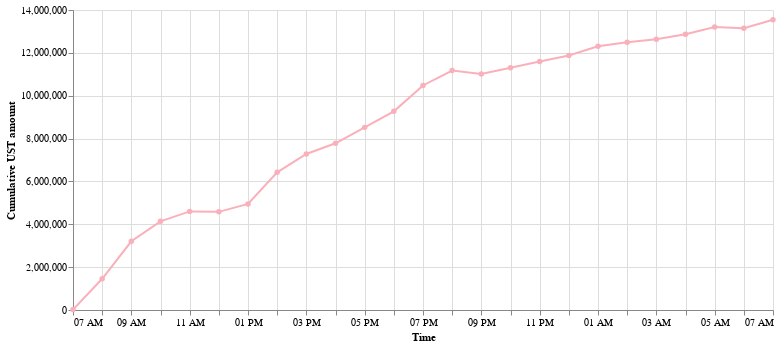

Notebook code cell kept with this figure:
### Code cell
alt.Chart(hourly_stats_df.rename(columns=cols_dict)).mark_line(point=True).encode(
    x=alt.X(cols_dict['HR']+':T', sort=alt.EncodingSortField(order='ascending')),
    y=cols_dict['cumsum_ust'],
    tooltip=[cols_dict['HR']+':T',cols_dict['cumsum_ust']]
).configure_mark(
    color='#fab0ba'
).properties(width=700).configure_axisX(
    labelAngle=0
).configure_view(strokeOpacity=0)

### Figure 1 — Vega-Lite specification as saved in the notebook (floating-point values rounded to 4 significant figures)
{"config": {"view": {"continuousWidth": 400, "continuousHeight": 300, "strokeOpacity": 0}, "axisX": {"labelAngle": 0}, "mark": {"color": "#fab0ba"}}, "data": {"name": "data-56d42e5d77b672118c02ed8f943177b2"}, "mark": {"type": "line", "point": true}, "encoding": {"tooltip": [{"field": "Time", "type": "temporal"}, {"field": "Cumulative UST amount", "type": "quantitative"}], "x": {"field": "Time", "sort": {"order": "ascending"}, "type": "temporal"}, "y": {"field": "Cumulative UST amount", "type": "quantitative"}}, "width": 700, "$schema": "https://vega.github.io/schema/vega-lite/v4.17.0.json", "datasets": {"data-56d42e5d77b672118c02ed8f943177b2": [{"Amount deposited": 232800.0, "DEPOSIT_TX": 148, "N° of depositing users": 140, "Time": "12/22  02:00", "Net amount deposited": 187300.0, "N° of txs": 156, "N° of users": 148, "Withdrawn amount": 45500.0, "WITH_TX": 8, "N° of withdrawing users": 8, "cumsum": 12500000.0, "Cumulative UST amount": 12500000.0}, {"Amount deposited": 1443000.0, "DEPOSIT_TX": 615, "N° of depositing users": 547, "Time": "12/21  08:00", "Net amount deposited": 1437000.0, "N° of txs": 632, "N° of users": 563, "Withdrawn amount": 5456.0, "WITH_TX": 17, "N° of withdrawing users": 16, "cumsum": 1456000.0, "Cumulative UST amount": 1456000.0}, {"Amount deposited": 1250000.0, "DEPOSIT_TX": 295, "N° of depositing users": 278, "Time": "12/21  19:00", "Net amount deposited": 1206000.0, "N° of txs": 305, "N° of users": 288, "Withdrawn amount": 44120.0, "WITH_TX": 10, "N° of withdrawing users": 10, "cumsum": 10480000.0, "Cumulative UST amount": 10480000.0}, {"Amount deposited": 432400.0, "DEPOSIT_TX": 141, "N° of depositing users": 129, "Time": "12/22  01:00", "Net amount deposited": 432000.0, "N° of txs": 143, "N° of users": 131, "Withdrawn amount": 333.0, "WITH_TX": 2, "N° of withdrawing users": 2, "cumsum": 12310000.0, "Cumulative UST amount": 12310000.0}, {"Amount deposited": 303000.0, "DEPOSIT_TX": 176, "N° of depositing users": 165, "Time": "12/21  22:00", "Net amount deposited": 289700.0, "N° of txs": 180, "N° of users": 169, "Withdrawn amount": 13260.0, "WITH_TX": 4, "N° of withdrawing users": 4, "cumsum": 11300000.0, "Cumulative UST amount": 11300000.0}, {"Amount deposited": 379600.0, "DEPOSIT_TX": 119, "N° of depositing users": 106, "Time": "12/22  05:00", "Net amount deposited": 335500.0, "N° of txs": 124, "N° of users": 111, "Withdrawn amount": 44090.0, "WITH_TX": 5, "N° of withdrawing users": 5, "cumsum": 13210000.0, "Cumulative UST amount": 13210000.0}, {"Amount deposited": 19250.0, "DEPOSIT_TX": 5, "N° of depositing users": 5, "Time": "12/21  07:00", "Net amount deposited": 19250.0, "N° of txs": 5, "N° of users": 5, "Withdrawn amount": 0.0, "WITH_TX": 0, "N° of withdrawing users": 0, "cumsum": 19250.0, "Cumulative UST amount": 19250.0}, {"Amount deposited": 891600.0, "DEPOSIT_TX": 426, "N° of depositing users": 397, "Time": "12/21  15:00", "Net amount deposited": 855800.0, "N° of txs": 439, "N° of users": 410, "Withdrawn amount": 35800.0, "WITH_TX": 13, "N° of withdrawing users": 13, "cumsum": 7280000.0, "Cumulative UST amount": 7280000.0}, {"Amount deposited": 249300.0, "DEPOSIT_TX": 119, "N° of depositing users": 109, "Time": "12/22  04:00", "Net amount deposited": 235300.0, "N° of txs": 122, "N° of users": 112, "Withdrawn amount": 14010.0, "WITH_TX": 3, "N° of withdrawing users": 3, "cumsum": 12870000.0, "Cumulative UST amount": 12870000.0}, {"Amount deposited": 1094000.0, "DEPOSIT_TX": 481, "N° of depositing users": 455, "Time": "12/21  10:00", "Net amount deposited": 929800.0, "N° of txs": 492, "N° of users": 465, "Withdrawn amount": 163700.0, "WITH_TX": 11, "N° of withdrawing users": 10, "cumsum": 4137000.0, "Cumulative UST amount": 4137000.0}, {"Amount deposited": 398000.0, "DEPOSIT_TX": 128, "N° of depositing users": 123, "Time": "12/22  07:00", "Net amount deposited": 392000.0, "N° of txs": 134, "N° of users": 128, "Withdrawn amount": 5976.0, "WITH_TX": 6, "N° of withdrawing users": 5, "cumsum": 13540000.0, "Cumulative UST amount": 13540000.0}, {"Amount deposited": 1763000.0, "DEPOSIT_TX": 585, "N° of depositing users": 518, "Time": "12/21  09:00", "Net amount deposited": 1751000.0, "N° of txs": 596, "N° of users": 529, "Withdrawn amount": 12590.0, "WITH_TX": 11, "N° of withdrawing users": 11, "cumsum": 3207000.0, "Cumulative UST amount": 3207000.0}, {"Amount deposited": 413800.0, "DEPOSIT_TX": 363, "N° of depositing users": 343, "Time": "12/21  12:00", "Net amount deposited": -21800.0, "N° of txs": 371, "N° of users": 351, "Withdrawn amount": 435600.0, "WITH_TX": 8, "N° of withdrawing users": 8, "cumsum": 4580000.0, "Cumulative UST amount": 4580000.0}, {"Amount deposited": 474000.0, "DEPOSIT_TX": 383, "N° of depositing users": 356, "Time": "12/21  11:00", "Net amount deposited": 465400.0, "N° of txs": 393, "N° of users": 366, "Withdrawn amount": 8592.0, "WITH_TX": 10, "N° of withdrawing users": 10, "cumsum": 4602000.0, "Cumulative UST amount": 4602000.0}, {"Amount deposited": 703700.0, "DEPOSIT_TX": 252, "N° of depositing users": 239, "Time": "12/21  20:00", "Net amount deposited": 696500.0, "N° of txs": 260, "N° of users": 247, "Withdrawn amount": 7110.0, "WITH_TX": 8, "N° of withdrawing users": 8, "cumsum": 11170000.0, "Cumulative UST amount": 11170000.0}, {"Amount deposited": 747500.0, "DEPOSIT_TX": 347, "N° of depositing users": 329, "Time": "12/21  17:00", "Net amount deposited": 742600.0, "N° of txs": 353, "N° of users": 335, "Withdrawn amount": 4889.0, "WITH_TX": 6, "N° of withdrawing users": 6, "cumsum": 8523000.0, "Cumulative UST amount": 8523000.0}, {"Amount deposited": 252300.0, "DEPOSIT_TX": 127, "N° of depositing users": 114, "Time": "12/22  06:00", "Net amount deposited": -58030.0, "N° of txs": 141, "N° of users": 128, "Withdrawn amount": 310300.0, "WITH_TX": 14, "N° of withdrawing users": 14, "cumsum": 13150000.0, "Cumulative UST amount": 13150000.0}, {"Amount deposited": 306800.0, "DEPOSIT_TX": 181, "N° of depositing users": 168, "Time": "12/21  23:00", "Net amount deposited": 297100.0, "N° of txs": 185, "N° of users": 172, "Withdrawn amount": 9689.0, "WITH_TX": 4, "N° of withdrawing users": 4, "cumsum": 11600000.0, "Cumulative UST amount": 11600000.0}, {"Amount deposited": 281000.0, "DEPOSIT_TX": 172, "N° of depositing users": 156, "Time": "12/22  00:00", "Net amount deposited": 279100.0, "N° of txs": 179, "N° of users": 163, "Withdrawn amount": 1945.0, "WITH_TX": 7, "N° of withdrawing users": 7, "cumsum": 11880000.0, "Cumulative UST amount": 11880000.0}, {"Amount deposited": 507100.0, "DEPOSIT_TX": 394, "N° of depositing users": 363, "Time": "12/21  16:00", "Net amount deposited": 499800.0, "N° of txs": 399, "N° of users": 368, "Withdrawn amount": 7300.0, "WITH_TX": 5, "N° of withdrawing users": 5, "cumsum": 7780000.0, "Cumulative UST amount": 7780000.0}, {"Amount deposited": 794300.0, "DEPOSIT_TX": 328, "N° of depositing users": 309, "Time": "12/21  18:00", "Net amount deposited": 748700.0, "N° of txs": 335, "N° of users": 316, "Withdrawn amount": 45580.0, "WITH_TX": 7, "N° of withdrawing users": 7, "cumsum": 9271000.0, "Cumulative UST amount": 9271000.0}, {"Amount deposited": 1484000.0, "DEPOSIT_TX": 377, "N° of depositing users": 351, "Time": "12/21  14:00", "Net amount deposited": 1473000.0, "N° of txs": 389, "N° of users": 363, "Withdrawn amount": 11270.0, "WITH_TX": 12, "N° of withdrawing users": 12, "cumsum": 6424000.0, "Cumulative UST amount": 6424000.0}, {"Amount deposited": 142300.0, "DEPOSIT_TX": 129, "N° of depositing users": 118, "Time": "12/22  03:00", "Net amount deposited": 138700.0, "N° of txs": 138, "N° of users": 125, "Withdrawn amount": 3564.0, "WITH_TX": 9, "N° of withdrawing users": 7, "cumsum": 12640000.0, "Cumulative UST amount": 12640000.0}, {"Amount deposited": 246900.0, "DEPOSIT_TX": 237, "N° of depositing users": 221, "Time": "12/21  21:00", "Net amount deposited": -161900.0, "N° of txs": 244, "N° of users": 228, "Withdrawn amount": 408800.0, "WITH_TX": 7, "N° of withdrawing users": 7, "cumsum": 11010000.0, "Cumulative UST amount": 11010000.0}, {"Amount deposited": 713500.0, "DEPOSIT_TX": 396, "N° of depositing users": 357, "Time": "12/21  13:00", "Net amount deposited": 371100.0, "N° of txs": 412, "N° of users": 372, "Withdrawn amount": 342300.0, "WITH_TX": 16, "N° of withdrawing users": 15, "cumsum": 4952000.0, "Cumulative UST amount": 4952000.0}]}}
